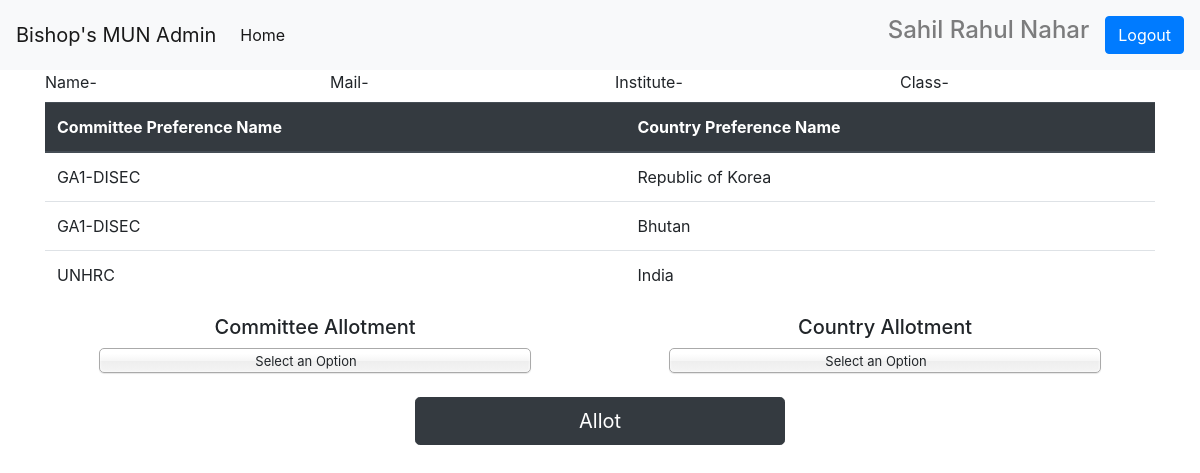
The app's page /accounts/allotment.php (signed in) with its own data.
### tables this page shows
CREATE TABLE `allotment` (
  `id` int(11) NOT NULL,
  `nameID` int(11) DEFAULT NULL,
  `orgID` int(11) NOT NULL,
  `country` varchar(255) NOT NULL
);

CREATE TABLE `committee` (
  `id` int(11) NOT NULL,
  `name` varchar(20) NOT NULL
);

### accounts/actions/config.php (called while the page is built, shortened)
<?php
class Database {
    function getConnection() {
        $this->servername = "localhost";
        $this->username = "root";
        $this->password = "";
        $this->dbname = "u752327893_maindb";
        $con = new mysqli($this->servername, $this->username, $this->password, $this->dbname);
        return $con;
    }
}
?>

### accounts/actions/Names.php (called while the page is built, shortened)
<?php
include_once 'config.php';
include_once 'Preference.php';
include_once 'Allotment.php';
include_once 'Committees.php';
class Names extends Database {
    protected $con;
    function __construct() {
        $this->con = parent::getConnection();
    }
    function getInfoById($id) {
        $this->query = "SELECT * from names where id= '$id' limit 1";
        $personInfo =  $this->con->query($this->query);
        $personInfo = $personInfo->fetch_assoc();
        return $personInfo;
    }
}
?>

### accounts/actions/Preference.php (called while the page is built, shortened)
<?php
include_once 'config.php';
class Preference extends Database {
    protected $con;
    function __construct() {
        $this->con = parent::getConnection();
    }
    function getPreferenceByID($id) {
        $this->query = "select allotmentID from preference where nameID = '$id'";
        $preferenceObject =  $this->con->query($this->query);
        $preferenceList = array();
        if($preferenceObject->num_rows>0) {
            while ($row = $preferenceObject->fetch_assoc()) {
                $preferenceList[] = $row['allotmentID'];
            }
        }
        return $preferenceList;
    }
}
?>

### accounts/actions/Allotment.php (called while the page is built, shortened)
<?php
include_once 'config.php';
include_once 'Committees.php';
include_once 'Names.php';
class Allotment extends Database {
    protected $con;
    function __construct() {
        $this->con = parent::getConnection();
    }
    function getAllotmentDetailsByID($id) {
        $this->query = "SELECT * from allotment where id= '$id' limit 1";
        $allotmentObject =  $this->con->query($this->query);
        $allotmentObject = $allotmentObject->fetch_assoc();
        return $allotmentObject;
    }
}
?>

### accounts/actions/Committees.php (called while the page is built, shortened)
<?php
include_once 'config.php';
class Committees extends Database {
    protected $con;
    function __construct() {
        $this->con = parent::getConnection();
    }
    function getCommitteeNameByID($id) {
        $this->query = "SELECT name from committee where id= '$id' limit 1";
        $committeeName =  $this->con->query($this->query);
        $committeeName = $committeeName->fetch_assoc();
        return $committeeName['name'];
    }
}
?>

### accounts/allotment.php (the view, shortened to what this page needs)
<?php
include_once 'head.php';
include_once 'actions/Preference.php';
include_once 'actions/Names.php';
include_once 'actions/Committees.php';
$name = new Names();
$personInfo = $name->getInfoById($_GET['id']);
$preference = new Preference();
$preferenceList = $preference->getPreferenceByID($_GET['id']);
$allotment = new Allotment();
$committee = new Committees();
?>
<div class="container">
    <form action="actions/controller.php" method="post">
         <div class="row">
                <div class="col ">Name-<h3><?php echo $personInfo['fullName'] ?></h3></div>
                <div class="col">Mail-<h3><?php echo $personInfo['mail1'] ?></h3></div>
         		<div class="col">Institute-<h3><?php echo $personInfo['institution'] ?></h3></div>
                <div class="col">Class-<h3><?php echo $personInfo['class'] ?></h3></div>
        </div>
        <div class="row">
        <div class="col">
        <table class="table">
          <thead class="thead-dark">
            <tr>
            	<th scope="col">Committee Preference Name</th>
            	<th scope="col">Country Preference Name</th>
            </tr>
          </thead>
          <?php if($personInfo['pFrom'] == 0) {?>
          <tbody>
          <?php foreach ($preferenceList as $preference) {
             $allotmentInfo =  $allotment->getAllotmentDetailsByID($preference);
             $committeeName = $committee->getCommitteeNameByID($allotmentInfo['orgID']);
           ?>
            <tr>
                <td><?php echo $committeeName?></td>
                <td><?php echo $allotmentInfo['country']?></td>
            </tr>
            <?php }?>
          </tbody>
          <?php } else if ($personInfo['pFrom'] == 1) {?>
          <tbody>
          	<tr>
          		<td><?php echo $personInfo['cm1']?></td>
          		<td><?php echo $personInfo['co1']?></td>
          	</tr>
          	<tr>
          		<td><?php echo $personInfo['cm2']?></td>
          		<td><?php echo $personInfo['co2']?></td>
          	</tr>
          	<tr>
          		<td><?php echo $personInfo['cm3']?></td>
          		<td><?php echo $personInfo['co3']?></td>
          	</tr>
          	<tr>
          		<td><?php echo $personInfo['cm4']?></td>
          		<td><?php echo $personInfo['co4']?></td>
          	</tr>
          	<tr>
          		<td><?php echo $personInfo['cm5']?></td>
          		<td><?php echo $personInfo['co5']?></td>
          	</tr>
          </tbody>
          <?php }?>
		</table>
		</div>
		</div>
    	<div align="center" class="row">
    		<div class="col">
    			<h5>Committee Allotment</h5>
        	</div>
        	<div class="col">
    			<h5>Country Allotment</h5>
    		</div>
        </div>
    	<br />
    	<div class="row">
    		<div class="col">
                <div align="center">
                		<input class="btn btn-dark btn-lg col-4" type="submit" value="Allot"/>
                </div>
            </div>
        </div>
    </form>
</div>
<?php include_once 'footer.php';?>

### records on screen
allotment: orgID.name "GA1-DISEC", country "Republic of Korea"
allotment: orgID.name "GA1-DISEC", country "Bhutan"
allotment: orgID.name "UNHRC", country "India"

### other values on screen
$_SESSION['adminLogin'] "Sahil Rahul Nahar"
